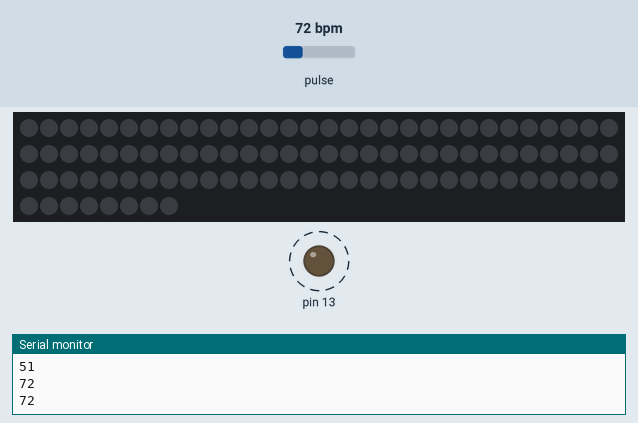
The sketch below on a simulated Arduino Uno, built with avr-gcc and run on an emulated ATmega328P. On the bench: 98 RGB LEDs in strip order, left to right, continuing on the next row, output pins drawn as LEDs (lit = HIGH), the last lines printed to the serial monitor. Dashed ring = blinking. The test bench sets the inputs (shaded band); at power-on: pulse 72 bpm. Dim RGB values are drawn brighter than linear.

Above: at 4.2 s.
4.3 s: pulse set to 99 bpm
At 4.88 s:
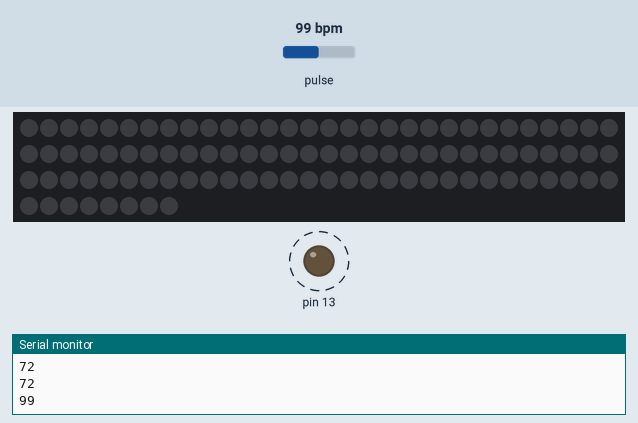
5.8 s: pulse set to 102 bpm
At 6.5 s:
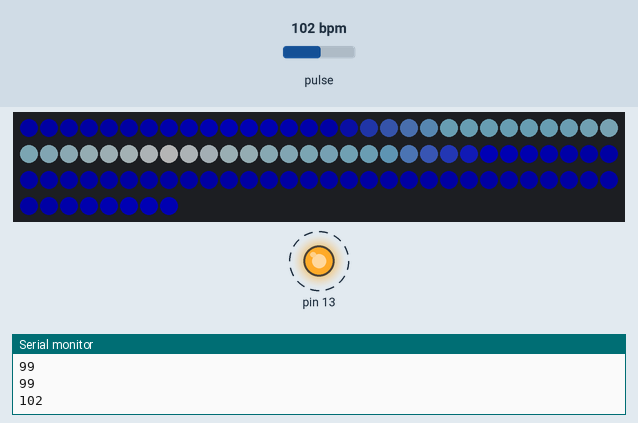
8.4 s: pulse set to 42 bpm
At 10.4 s:
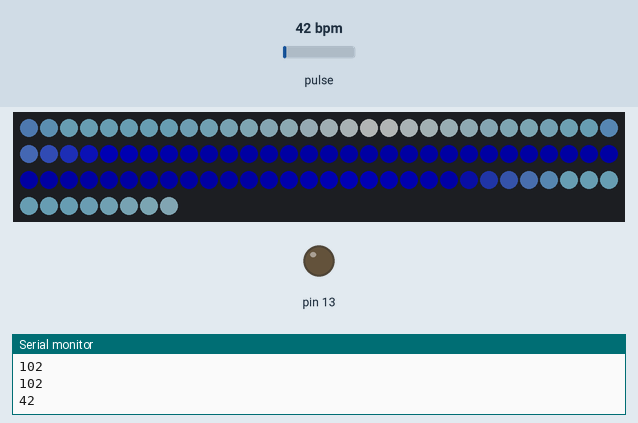
11.0 s: pulse set to 130 bpm
At 11.5 s:
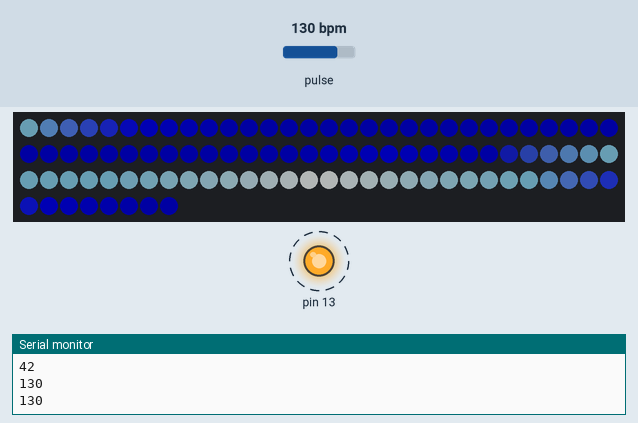
Timing chart, 0 to 14.8 s (numbered marks = the images above; inputs shaded):
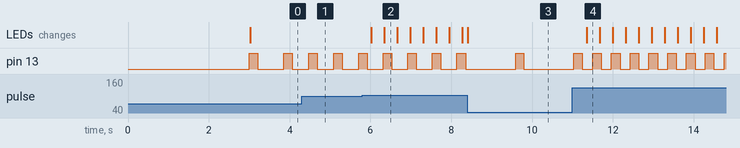

The sketch:

I_O.ino
```cpp
#include <FastLED.h>
#define USE_ARDUINO_INTERRUPTS true    // Set-up low-level interrupts for most acurate BPM math
#include <PulseSensorPlayground.h>     // Includes the PulseSensorPlayground Library

#define LED_PIN     5
#define NUM_LEDS    98
#define BRIGHTNESS  64
#define LED_TYPE    WS2811
#define COLOR_ORDER GRB
CRGB leds[NUM_LEDS];

#define UPDATES_PER_SECOND 100

const int PulseWire = 0;       // 'S' Signal pin connected to A0
const int LED13 = 13;          // The on-board Arduino LED
int Threshold = 550;           // Determine which Signal to "count as a beat" and which to ignore

PulseSensorPlayground pulseSensor;  // Creates an object


CRGBPalette16 currentPalette;
TBlendType    currentBlending;


void setup() {
    delay( 3000 ); // power-up safety delay
    Serial.begin(9600);

  // Configure the PulseSensor object, by assigning our variables to it
    pulseSensor.analogInput(PulseWire);
    pulseSensor.blinkOnPulse(LED13);       // Blink on-board LED with heartbeat
    pulseSensor.setThreshold(Threshold);

  // Double-check the "pulseSensor" object was created and began seeing a signal
    if (pulseSensor.begin()) {
      Serial.println("51");
    }

    FastLED.addLeds<LED_TYPE, LED_PIN, COLOR_ORDER>(leds, NUM_LEDS).setCorrection( TypicalLEDStrip );
    FastLED.setBrightness(  BRIGHTNESS );

    currentPalette = CloudColors_p;
    currentBlending = LINEARBLEND;
}


void loop()
{
    int myBPM = pulseSensor.getBeatsPerMinute();      // Calculates BPM

    if (pulseSensor.sawStartOfBeat()) {               // Constantly test to see if a beat happened
      Serial.println(myBPM);                        // Print the BPM value
    }

    delay(20);

    static uint8_t startIndex = 0;
    startIndex = startIndex + 1; /* motion speed */

    if (myBPM>100) {
      FillLEDsFromPaletteColors( startIndex);
    }

    FastLED.show();
    FastLED.delay(1000 / UPDATES_PER_SECOND);
}

void FillLEDsFromPaletteColors( uint8_t colorIndex)
{
    uint8_t brightness = 255;

    for( int i = 0; i < NUM_LEDS; ++i) {
        leds[i] = ColorFromPalette( currentPalette, colorIndex, brightness, currentBlending);
        colorIndex += 3;
    }
}
```

Measured:
- the behaviour switches between 100 and 101 bpm on pulse (found by bisection; images 1 and 2)
- after the input at 4.3 s, pin 13: alternates HIGH for 0.21 s and LOW for 0.41 s, starting after 0.18 s
- after the input at 5.8 s, the LEDs: first change after 0.22 s (image 2 shows a later state)
- after the input at 11.0 s, pin 13: alternates HIGH for 0.21 s and LOW for 0.25 s, starting after 0.50 s; the LEDs: change after 0.35 s (image 4)
- by itself, pin 13: alternates HIGH for 0.21 s and LOW for 0.65 s
